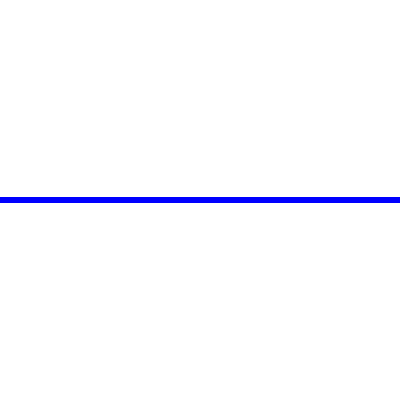
Frame 1 (no input)
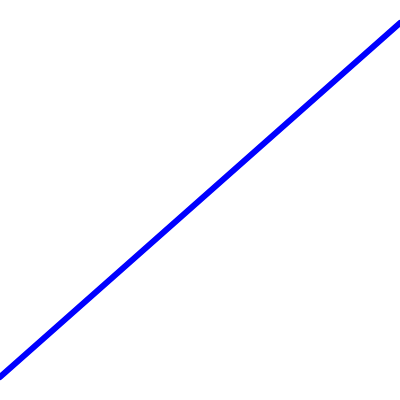
Frame 60 (no input)
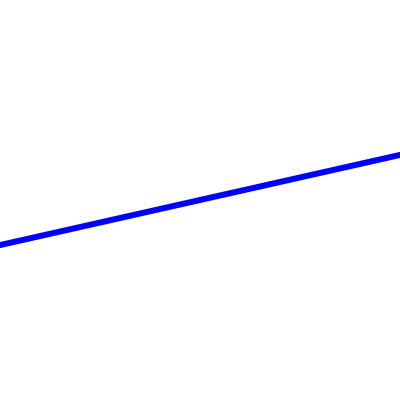
Frame 120 (the mouse pressed at the canvas centre since frame 60)

The p5.js sketch that drew these frames (run headless with seeded random() and noise() and a simulated clock; from frame 60 on, the mouse is pressed at the canvas centre):

// p5.js sketch
// ── sketch.js
let x1 = 0, y1 = 200;
let x2 = 400, y2 = 200;
let speed = 3;

function initVar() {
  x1 = 0;
  y1 = 200;
  x2 = 400;
  y2 = 200;
  speed = 3;
}

function setup() {
  createCanvas(400, 400);
  // Thick enough that the stroke body outweighs its anti-aliased edge. The
  // reference GIF's 256-color palette snaps edge pixels of a long diagonal
  // hairline to solid/background, which differs from lottie-web's smooth AA by
  // about as much as a real 1-2px error would — measuring the palette, not the
  // export. (At strokeWeight(2) the endpoints still match the GIF exactly.)
  strokeWeight(6);
  initVar();
}

function draw() {
  clear();
  stroke(0, 0, 255);
  line(x1, y1, x2, y2);

  y1 += speed;
  y2 -= speed;

  if (y1 > height || y2 < 0) {
    speed *= -1;
  }
}

function startRecord() {
    initVar();
    window.saveLottie(5, (animation) => {
      const player = document.querySelector("lottie-player");
      player.load(JSON.stringify(animation));
    });
  }
  
